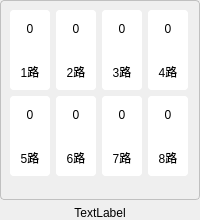
<?xml version="1.0" encoding="UTF-8"?>
<ui version="4.0">
 <class>ModelLedEx</class>
 <widget class="QWidget" name="ModelLedEx">
  <property name="geometry">
   <rect>
    <x>0</x>
    <y>0</y>
    <width>200</width>
    <height>220</height>
   </rect>
  </property>
  <property name="minimumSize">
   <size>
    <width>200</width>
    <height>220</height>
   </size>
  </property>
  <property name="maximumSize">
   <size>
    <width>200</width>
    <height>220</height>
   </size>
  </property>
  <property name="windowTitle">
   <string>Form</string>
  </property>
  <property name="layoutDirection">
   <enum>Qt::LeftToRight</enum>
  </property>
  <property name="styleSheet">
   <string notr="true"/>
  </property>
  <layout class="QGridLayout" name="gridLayout_9">
   <property name="leftMargin">
    <number>0</number>
   </property>
   <property name="topMargin">
    <number>0</number>
   </property>
   <property name="rightMargin">
    <number>0</number>
   </property>
   <property name="bottomMargin">
    <number>0</number>
   </property>
   <item row="0" column="0">
    <widget class="QFrame" name="frame">
     <property name="minimumSize">
      <size>
       <width>200</width>
       <height>200</height>
      </size>
     </property>
     <property name="maximumSize">
      <size>
       <width>200</width>
       <height>200</height>
      </size>
     </property>
     <property name="styleSheet">
      <string notr="true">QFrame {
    border: 1px solid #C0C0C0;
    border-radius: 4px;
}</string>
     </property>
     <property name="frameShape">
      <enum>QFrame::StyledPanel</enum>
     </property>
     <property name="frameShadow">
      <enum>QFrame::Raised</enum>
     </property>
    </widget>
   </item>
   <item row="1" column="0">
    <widget class="QLabel" name="addr">
     <property name="text">
      <string>TextLabel</string>
     </property>
     <property name="alignment">
      <set>Qt::AlignCenter</set>
     </property>
    </widget>
   </item>
  </layout>
  <widget class="QWidget" name="led_1" native="true">
   <property name="geometry">
    <rect>
     <x>10</x>
     <y>10</y>
     <width>40</width>
     <height>80</height>
    </rect>
   </property>
   <property name="minimumSize">
    <size>
     <width>40</width>
     <height>80</height>
    </size>
   </property>
   <property name="maximumSize">
    <size>
     <width>40</width>
     <height>80</height>
    </size>
   </property>
   <property name="styleSheet">
    <string notr="true">QWidget {
    
    border-radius: 4px;
	background-color: white;
}</string>
   </property>
   <layout class="QGridLayout" name="gridLayout_2">
    <item row="0" column="0">
     <widget class="QLabel" name="led_1_lum">
      <property name="text">
       <string>0</string>
      </property>
      <property name="alignment">
       <set>Qt::AlignCenter</set>
      </property>
     </widget>
    </item>
    <item row="1" column="0">
     <widget class="QLabel" name="label">
      <property name="text">
       <string>1路</string>
      </property>
      <property name="alignment">
       <set>Qt::AlignCenter</set>
      </property>
     </widget>
    </item>
   </layout>
  </widget>
  <widget class="QWidget" name="led_8" native="true">
   <property name="geometry">
    <rect>
     <x>148</x>
     <y>96</y>
     <width>40</width>
     <height>80</height>
    </rect>
   </property>
   <property name="minimumSize">
    <size>
     <width>40</width>
     <height>80</height>
    </size>
   </property>
   <property name="maximumSize">
    <size>
     <width>40</width>
     <height>80</height>
    </size>
   </property>
   <property name="styleSheet">
    <string notr="true">QWidget {
    
    border-radius: 4px;
	background-color: white;
}</string>
   </property>
   <layout class="QGridLayout" name="gridLayout">
    <item row="0" column="0">
     <widget class="QLabel" name="led_8_lum">
      <property name="text">
       <string>0</string>
      </property>
      <property name="alignment">
       <set>Qt::AlignCenter</set>
      </property>
     </widget>
    </item>
    <item row="1" column="0">
     <widget class="QLabel" name="label_8">
      <property name="text">
       <string>8路</string>
      </property>
      <property name="alignment">
       <set>Qt::AlignCenter</set>
      </property>
     </widget>
    </item>
   </layout>
  </widget>
  <widget class="QWidget" name="led_7" native="true">
   <property name="geometry">
    <rect>
     <x>102</x>
     <y>96</y>
     <width>40</width>
     <height>80</height>
    </rect>
   </property>
   <property name="minimumSize">
    <size>
     <width>40</width>
     <height>80</height>
    </size>
   </property>
   <property name="maximumSize">
    <size>
     <width>40</width>
     <height>80</height>
    </size>
   </property>
   <property name="styleSheet">
    <string notr="true">QWidget {
    
    border-radius: 4px;
	background-color: white;
}</string>
   </property>
   <layout class="QGridLayout" name="gridLayout_5">
    <item row="0" column="0">
     <widget class="QLabel" name="led_7_lum">
      <property name="text">
       <string>0</string>
      </property>
      <property name="alignment">
       <set>Qt::AlignCenter</set>
      </property>
     </widget>
    </item>
    <item row="1" column="0">
     <widget class="QLabel" name="label_7">
      <property name="text">
       <string>7路</string>
      </property>
      <property name="alignment">
       <set>Qt::AlignCenter</set>
      </property>
     </widget>
    </item>
   </layout>
  </widget>
  <widget class="QWidget" name="led_6" native="true">
   <property name="geometry">
    <rect>
     <x>56</x>
     <y>96</y>
     <width>40</width>
     <height>80</height>
    </rect>
   </property>
   <property name="minimumSize">
    <size>
     <width>40</width>
     <height>80</height>
    </size>
   </property>
   <property name="maximumSize">
    <size>
     <width>40</width>
     <height>80</height>
    </size>
   </property>
   <property name="styleSheet">
    <string notr="true">QWidget {
    
    border-radius: 4px;
	background-color: white;
}</string>
   </property>
   <layout class="QGridLayout" name="gridLayout_4">
    <item row="0" column="0">
     <widget class="QLabel" name="led_6_lum">
      <property name="text">
       <string>0</string>
      </property>
      <property name="alignment">
       <set>Qt::AlignCenter</set>
      </property>
     </widget>
    </item>
    <item row="1" column="0">
     <widget class="QLabel" name="label_6">
      <property name="text">
       <string>6路</string>
      </property>
      <property name="alignment">
       <set>Qt::AlignCenter</set>
      </property>
     </widget>
    </item>
   </layout>
  </widget>
  <widget class="QWidget" name="led_5" native="true">
   <property name="geometry">
    <rect>
     <x>10</x>
     <y>96</y>
     <width>40</width>
     <height>80</height>
    </rect>
   </property>
   <property name="minimumSize">
    <size>
     <width>40</width>
     <height>80</height>
    </size>
   </property>
   <property name="maximumSize">
    <size>
     <width>40</width>
     <height>80</height>
    </size>
   </property>
   <property name="styleSheet">
    <string notr="true">QWidget {
    
    border-radius: 4px;
	background-color: white;
}</string>
   </property>
   <layout class="QGridLayout" name="gridLayout_3">
    <item row="0" column="0">
     <widget class="QLabel" name="led_5_lum">
      <property name="text">
       <string>0</string>
      </property>
      <property name="alignment">
       <set>Qt::AlignCenter</set>
      </property>
     </widget>
    </item>
    <item row="1" column="0">
     <widget class="QLabel" name="label_5">
      <property name="text">
       <string>5路</string>
      </property>
      <property name="alignment">
       <set>Qt::AlignCenter</set>
      </property>
     </widget>
    </item>
   </layout>
  </widget>
  <widget class="QWidget" name="led_4" native="true">
   <property name="geometry">
    <rect>
     <x>148</x>
     <y>10</y>
     <width>40</width>
     <height>80</height>
    </rect>
   </property>
   <property name="minimumSize">
    <size>
     <width>40</width>
     <height>80</height>
    </size>
   </property>
   <property name="maximumSize">
    <size>
     <width>40</width>
     <height>80</height>
    </size>
   </property>
   <property name="styleSheet">
    <string notr="true">QWidget {
    
    border-radius: 4px;
	background-color: white;
}</string>
   </property>
   <layout class="QGridLayout" name="gridLayout_6">
    <item row="0" column="0">
     <widget class="QLabel" name="led_4_lum">
      <property name="text">
       <string>0</string>
      </property>
      <property name="alignment">
       <set>Qt::AlignCenter</set>
      </property>
     </widget>
    </item>
    <item row="1" column="0">
     <widget class="QLabel" name="label_4">
      <property name="text">
       <string>4路</string>
      </property>
      <property name="alignment">
       <set>Qt::AlignCenter</set>
      </property>
     </widget>
    </item>
   </layout>
  </widget>
  <widget class="QWidget" name="led_3" native="true">
   <property name="geometry">
    <rect>
     <x>102</x>
     <y>10</y>
     <width>40</width>
     <height>80</height>
    </rect>
   </property>
   <property name="minimumSize">
    <size>
     <width>40</width>
     <height>80</height>
    </size>
   </property>
   <property name="maximumSize">
    <size>
     <width>40</width>
     <height>80</height>
    </size>
   </property>
   <property name="styleSheet">
    <string notr="true">QWidget {
    
    border-radius: 4px;
	background-color: white;
}</string>
   </property>
   <layout class="QGridLayout" name="gridLayout_7">
    <item row="0" column="0">
     <widget class="QLabel" name="led_3_lum">
      <property name="text">
       <string>0</string>
      </property>
      <property name="alignment">
       <set>Qt::AlignCenter</set>
      </property>
     </widget>
    </item>
    <item row="1" column="0">
     <widget class="QLabel" name="label_3">
      <property name="text">
       <string>3路</string>
      </property>
      <property name="alignment">
       <set>Qt::AlignCenter</set>
      </property>
     </widget>
    </item>
   </layout>
  </widget>
  <widget class="QWidget" name="led_2" native="true">
   <property name="geometry">
    <rect>
     <x>56</x>
     <y>10</y>
     <width>40</width>
     <height>80</height>
    </rect>
   </property>
   <property name="minimumSize">
    <size>
     <width>40</width>
     <height>80</height>
    </size>
   </property>
   <property name="maximumSize">
    <size>
     <width>40</width>
     <height>80</height>
    </size>
   </property>
   <property name="styleSheet">
    <string notr="true">QWidget {
    
    border-radius: 4px;
	background-color: white;
}</string>
   </property>
   <layout class="QGridLayout" name="gridLayout_8">
    <item row="0" column="0">
     <widget class="QLabel" name="led_2_lum">
      <property name="text">
       <string>0</string>
      </property>
      <property name="alignment">
       <set>Qt::AlignCenter</set>
      </property>
     </widget>
    </item>
    <item row="1" column="0">
     <widget class="QLabel" name="label_2">
      <property name="text">
       <string>2路</string>
      </property>
      <property name="alignment">
       <set>Qt::AlignCenter</set>
      </property>
     </widget>
    </item>
   </layout>
  </widget>
  <zorder>frame</zorder>
  <zorder>led_7</zorder>
  <zorder>led_6</zorder>
  <zorder>led_5</zorder>
  <zorder>led_4</zorder>
  <zorder>addr</zorder>
  <zorder>led_8</zorder>
  <zorder>led_1</zorder>
  <zorder>led_2</zorder>
  <zorder>led_3</zorder>
 </widget>
 <resources/>
 <connections/>
</ui>
